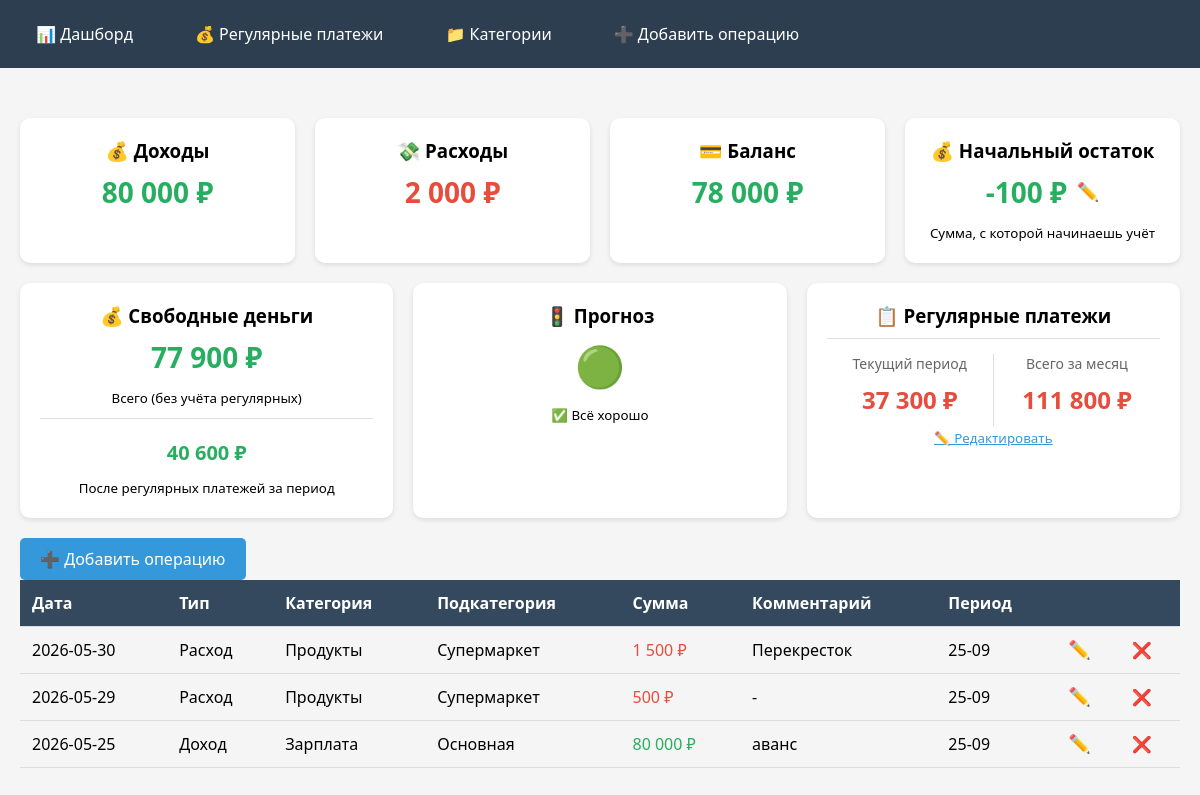
The page / on the database its author committed.
### tables this page shows
CREATE TABLE operations (
                id INTEGER PRIMARY KEY AUTOINCREMENT,
                date TEXT NOT NULL,
                type TEXT NOT NULL,
                category TEXT NOT NULL,
                subcategory TEXT,
                amount REAL NOT NULL,
                comment TEXT,
                period TEXT
            );

### routes/main.py (the view)
    @app.route('/')
    def index():
        today = date.today()
        current_money = get_current_money()
        with get_db() as conn:
            operations = conn.execute('SELECT * FROM operations ORDER BY date DESC LIMIT 30').fetchall()
            total_income = conn.execute('SELECT COALESCE(SUM(amount), 0) FROM operations WHERE type="Доход"').fetchone()[0]
            total_expense = conn.execute('SELECT COALESCE(SUM(amount), 0) FROM operations WHERE type="Расход"').fetchone()[0]
            balance = total_income - total_expense
        if 10 <= today.day <= 24:
            period_start, period_end = 10, 24
        else:
            period_start, period_end = 25, 9
        regular_this_period = get_regular_payments_for_period(today, period_start, period_end)
        regular_total = get_regular_total_for_month()
        free_money_total = current_money + total_income - total_expense
        free_money_after_regular = free_money_total - regular_this_period
        if free_money_after_regular < 0:
            traffic_light = "red"
            traffic_text = "⚠️ КАССОВЫЙ РАЗРЫВ!"
        elif free_money_after_regular < 5000:
            traffic_light = "yellow"
            traffic_text = "⚠️ Осторожно: остаток меньше 5000 ₽"
        else:
            traffic_light = "green"
            traffic_text = "✅ Всё хорошо"
        next_income = get_next_income_date(today)
        days_to_income = (next_income - today).days
        return render_template('index.html',
                               operations=operations,
                               total_income=total_income,
                               total_expense=total_expense,
                               balance=balance,
                               free_money_total=free_money_total,
                               free_money_after_regular=free_money_after_regular,
                               days_to_income=days_to_income,
                               next_income=next_income,
                               traffic_light=traffic_light,
                               traffic_text=traffic_text,
                               regular_total=regular_total,
                               regular_this_period=regular_this_period,
                               current_money=current_money)

### database.py (called while the page is built)
def get_db():
    conn = sqlite3.connect('finance.db')
    conn.row_factory = sqlite3.Row
    return conn

def get_current_money():
    with get_db() as conn:
        result = conn.execute('SELECT value FROM settings WHERE key = "current_money"').fetchone()
        return float(result['value']) if result else 45000

### utils.py (called while the page is built)
def get_next_income_date(today):
    if today.day < SALARY_DAY:
        return date(today.year, today.month, SALARY_DAY)
    elif today.day < ADVANCE_DAY:
        return date(today.year, today.month, ADVANCE_DAY)
    else:
        next_month = today.month + 1
        year = today.year
        if next_month > 12:
            next_month = 1
            year += 1
        return date(year, next_month, SALARY_DAY)

def get_regular_total_for_month():
    from database import get_db
    with get_db() as conn:
        result = conn.execute('SELECT SUM(amount) FROM regular_payments').fetchone()[0]
        return result or 0

### templates/index.html (shortened to what this page needs)
{% extends "base.html" %}
{% block content %}
<div class="stats-grid">
    <div class="stat-card">
        <h3>💰 Доходы</h3>
        <div class="stat-value income">{{ "{:,.0f}".format(total_income).replace(",", " ") }} ₽</div>
    </div>
    <div class="stat-card">
        <h3>💸 Расходы</h3>
        <div class="stat-value expense">{{ "{:,.0f}".format(total_expense).replace(",", " ") }} ₽</div>
    </div>
    <div class="stat-card">
        <h3>💳 Баланс</h3>
        <div class="stat-value {{ 'income' if balance >= 0 else 'expense' }}">{{ "{:,.0f}".format(balance).replace(",", " ") }} ₽</div>
    </div>
    <div class="stat-card">
        <h3>💰 Начальный остаток</h3>
        <div class="stat-value income" style="display: flex; align-items: center; justify-content: center; gap: 10px;">
            {{ "{:,.0f}".format(current_money).replace(",", " ") }} ₽
            <button onclick="showMoneyModal()" class="edit-btn">✏️</button>
        </div>
        <small>Сумма, с которой начинаешь учёт</small>
    </div>
</div>
<div class="stats-grid">
    <div class="stat-card">
                <h3>💰 Свободные деньги</h3>
                <div class="stat-value {{ 'income' if free_money_total >= 0 else 'expense' }}">
                    {{ "{:,.0f}".format(free_money_total).replace(",", " ") }} ₽
                </div>
                <small>Всего (без учёта регулярных)</small>
                <div style="margin-top: 10px; padding-top: 10px; border-top: 1px solid #ddd;">
                    <div class="stat-value {{ 'income' if free_money_after_regular >= 0 else 'expense' }}" style="font-size: 20px;">
                        {{ "{:,.0f}".format(free_money_after_regular).replace(",", " ") }} ₽
                    </div>
                    <small>После регулярных платежей за период</small>
                </div>
            </div>
    <div class="stat-card">
        <h3>🚦 Прогноз</h3>
        <div class="stat-value">
            <span class="{{ traffic_light }}">{{ "🟢" if traffic_light == 'green' else "🟡" if traffic_light == 'yellow' else "🔴" }}</span>
        </div>
        <small>{{ traffic_text }}</small>
    </div>
    <div class="stat-card">
        <h3>📋 Регулярные платежи</h3>
        <div style="display: flex; justify-content: space-between; align-items: center; border-top: 1px solid #ddd; padding-top: 15px; margin-top: 10px;">
            <div style="flex: 1; text-align: center; border-right: 1px solid #ddd;">
                <div style="font-size: 14px; color: #666;">Текущий период</div>
                <div class="stat-value expense" style="font-size: 24px;">{{ "{:,.0f}".format(regular_this_period).replace(",", " ") }} ₽</div>
            </div>
            <div style="flex: 1; text-align: center;">
                <div style="font-size: 14px; color: #666;">Всего за месяц</div>
                <div class="stat-value expense" style="font-size: 24px;">{{ "{:,.0f}".format(regular_total).replace(",", " ") }} ₽</div>
            </div>
        </div>
        <small><a href="{{ url_for('regular') }}" style="color: #3498db;">✏️ Редактировать</a></small>
    </div>
</div>
<a href="{{ url_for('add') }}" class="btn">➕ Добавить операцию</a>
<table>
    <thead>
        <tr><th>Дата</th><th>Тип</th><th>Категория</th><th>Подкатегория</th><th>Сумма</th><th>Комментарий</th><th>Период</th><th></th><th></th></tr>
    </thead>
    <tbody>
        {% for op in operations %}
        <tr>
            <td>{{ op.date }}</td>
            <td>{{ op.type }}</td>
            <td>{{ op.category }}</td>
            <td>{{ op.subcategory or '-' }}</td>
            <td class="{{ 'income' if op.type == 'Доход' else 'expense' }}">{{ "{:,.0f}".format(op.amount).replace(",", " ") }} ₽</td>
            <td>{{ op.comment or '-' }}</td>
            <td>{{ op.period }}</td>
            <td><button class="edit-btn" data-id="{{ op.id }}">✏️</button></td>
            <td><a href="{{ url_for('delete', id=op.id) }}" class="delete" onclick="return confirm('Удалить?')">❌</a></td>
        </tr>
        {% else %}
        <tr><td colspan="9" style="text-align: center;">Нет операций. Добавьте первую!</td></tr>
        {% endfor %}
    </tbody>
</table>
{% endblock %}

### static/css/style.css (style rules this page uses)
* { margin: 0; padding: 0; box-sizing: border-box; }
body { font-family: 'Segoe UI', Tahoma, Geneva, Verdana, sans-serif; background: #f5f5f5; }
.stats-grid { display: grid; grid-template-columns: repeat(auto-fit, minmax(250px, 1fr)); gap: 20px; margin-bottom: 20px; }
.stat-card { background: white; border-radius: 10px; padding: 20px; text-align: center; box-shadow: 0 2px 5px rgba(0, 0, 0, 0.1); }
.stat-value { font-size: 28px; font-weight: bold; margin: 10px 0; }
.income { color: #27ae60; }
.expense { color: #e74c3c; }
.green { color: #27ae60; font-size: 40px; }
table { width: 100%; border-collapse: collapse; }
th, td { padding: 12px; text-align: left; border-bottom: 1px solid #ddd; }
th { background: #34495e; color: white; }
.btn { display: inline-block; background: #3498db; color: white; padding: 10px 20px; text-decoration: none; border-radius: 5px; border: none; cursor: pointer; transition: background 0.3s; }
.delete { color: #e74c3c; text-decoration: none; }
.edit-btn { background: none; border: none; cursor: pointer; font-size: 18px; }

### rows shown on the page
operations: date "2026-05-30", type "Расход", category "Продукты", subcategory "Супермаркет", amount "1 500", comment "Перекресток", period "25-09"
operations: date "2026-05-29", type "Расход", category "Продукты", subcategory "Супермаркет", amount "500", comment "-", period "25-09"
operations: date "2026-05-25", type "Доход", category "Зарплата", subcategory "Основная", amount "80 000", comment "аванс", period "25-09"

### other values the page prints
{{ "{:,.0f}".format(total_income).replace(",", " ") }} "80 000"
{{ "{:,.0f}".format(total_expense).replace(",", " ") }} "2 000"
{{ "{:,.0f}".format(balance).replace(",", " ") }} "78 000"
{{ "{:,.0f}".format(current_money).replace(",", " ") }} "-100"
{{ "{:,.0f}".format(free_money_total).replace(",", " ") }} "77 900"
{{ "{:,.0f}".format(free_money_after_regular).replace(",", " ") }} "40 600"
{{ traffic_text }} "✅ Всё хорошо"
{{ "{:,.0f}".format(regular_this_period).replace(",", " ") }} "37 300"
{{ "{:,.0f}".format(regular_total).replace(",", " ") }} "111 800"
